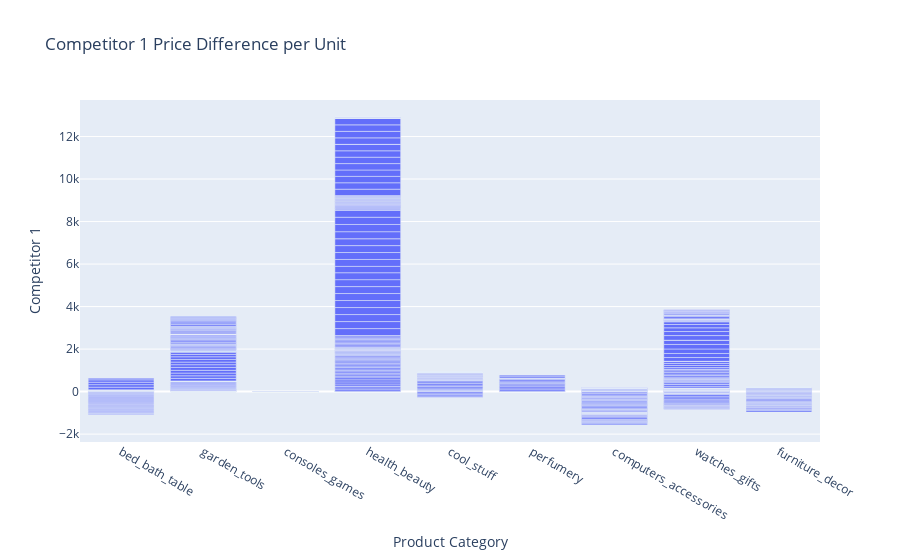

Notebook code for this chart:
### Code cell
#Difference between unit price and competitors prices
retail['comp1_diff'] = retail['unit_price'] - retail['comp_1']
retail['comp2_diff'] = retail['unit_price'] - retail['comp_2']
retail['comp3_diff'] = retail['unit_price'] - retail['comp_3']

for i in range(1,4):
    comp = f"comp{i}_diff"
    fig = px.bar(x=retail['product_category_name'],
                 y=retail[comp],
                 title=f"Competitor {i} Price Difference per Unit",
                 labels={
                     'x': 'Product Category',
                     'y': f'Competitor {i}'
                 })
    fig.show()

### Figure 1 — Plotly figure (JSON) as saved in the notebook; plotly's stock layout.template omitted (floating-point values rounded to 4 significant figures; data arrays with more than 128 entries replaced by an {"elided": "..."} marker saying what was removed)
{"data": [{"alignmentgroup": "True", "hovertemplate": "Product Category=%{x}<br>Competitor 1=%{y}<extra></extra>", "legendgroup": "", "marker": {"color": "#636efa", "pattern": {"shape": ""}}, "name": "", "offsetgroup": "", "orientation": "v", "showlegend": false, "textposition": "auto", "type": "bar", "x": {"elided": "676 str values"}, "xaxis": "x", "y": {"elided": "676 float values"}, "yaxis": "y"}], "layout": {"barmode": "relative", "legend": {"tracegroupgap": 0}, "title": {"text": "Competitor 1 Price Difference per Unit"}, "xaxis": {"anchor": "y", "domain": [0, 1], "title": {"text": "Product Category"}}, "yaxis": {"anchor": "x", "domain": [0, 1], "title": {"text": "Competitor 1"}}}}
